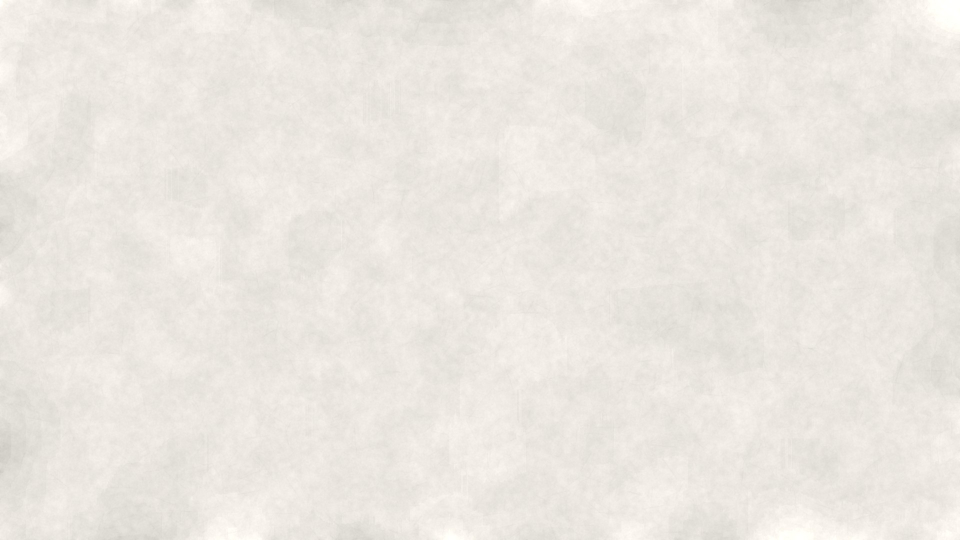
#> input picture assets/paper.jpg, 1920 x 1080 px, given in place of 0000.50.png, which was not available (shown at 1/2 size)
$ python make_evidence.py
#> lines starting #> are read from the running program, lines starting #| are printed output that depends on the picture
#!/usr/bin/env python3
"""Measures the stills `make_films.py`' films render to (in /tmp/fs-ev, see REPORT-finish-stack.md for the commands) and writes
the images and data tables of this folder. Every number in the tables is computed here from the pixels."""
import pathlib, sys
import numpy as np
from PIL import Image

OUT = pathlib.Path(__file__).resolve().parent
EV = pathlib.Path("/tmp/fs-ev")


def load(name):
#> called with name = 'add_grain'
    return np.asarray(Image.open(EV / name / "0000.50.png").convert("RGB")).astype(np.float64)


def save(name, a):
    Image.fromarray(np.clip(a, 0, 255).astype(np.uint8)).save(OUT / name)


# ---- Add Grain: the three presets over a clean ramp ---------------------------------------------------------------
clean = load("add_grain")
rows = []
spec = {"fine_35mm": (0.6, 1.2, 0.15, 0.8, 0.45), "coarse_16mm": (1.1, 2.2, 0.3, 0.9, 0.5), "vintage_8mm": (1.8, 3.5, 0.45, 1.0, 0.7)}
# panel 0 has no effect: the other panels' ramps are identical to it, so the difference is the grain and its rounding
def smooth(l, lo, hi):
    t = np.clip((l - lo) / (hi - lo), 0, 1)
    return t * t * (3 - 2 * t)

def tone(l, shadows, mids, highs):
    dark, light = 1 - smooth(l, 0, 0.5), smooth(l, 0.5, 1)
    return shadows * dark + mids * (1 - dark - light) + highs * light

lines = ["| preset | brightness | measured std (levels) | spec std (levels) | measured/spec | R-G correlation | spec 1 - saturation |", "|---|---|---|---|---|---|---|"]
for i, name in enumerate(["fine_35mm", "coarse_16mm", "vintage_8mm"], start=1):
    panel, base = load("add_grain")[:, i * 320:(i + 1) * 320], clean[:, 0:320]
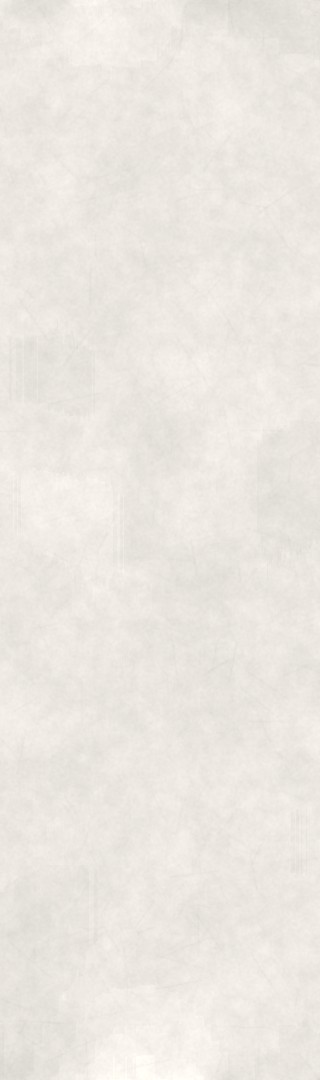
#> panel: shape (1080, 320, 3) float64; mean R, G, B 236, 231.3, 225.1
    diff = panel - base
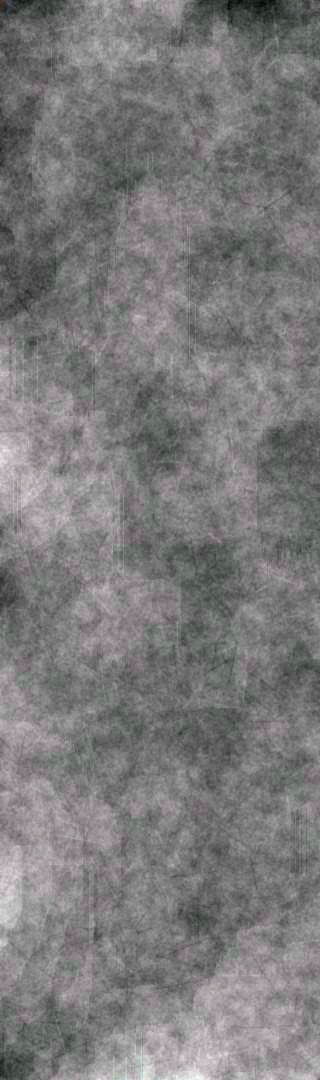
#> diff: shape (1080, 320, 3) float64; mean R, G, B 1.3, 1.1, 1.2; drawn with min black and max white
    intensity, size, soft, shadows, highs = spec[name]
    for level in (0.2, 0.5, 0.8):
        y = int(level * 720)
        band = diff[y - 6:y + 6]
        std = band[..., 1].std()
        l = base[y, 0, 1] / 255.0
        want = np.sqrt((intensity * 0.04 * 255 * tone(l, shadows, 1.0, highs)) ** 2 + 1 / 12)
        corr = np.corrcoef(band[..., 0].ravel(), band[..., 1].ravel())[0, 1]
        sat = {"fine_35mm": 0.15, "coarse_16mm": 0.3, "vintage_8mm": 0.45}[name]
        lines.append(f"| {name} | {l:.2f} | {std:.2f} | {want:.2f} | {std / want:.3f} | {corr:.3f} | {1 - sat:.2f} |")
#> this loop made 3 passes
#> (std, l, light in tone, want, corr) on passes 1 to 3: (4.48, 0.976, 0.994, 2.79, 0.993), (4.26, 0.847, 0.777, 3.52, 0.984), (5.4, 0.965, 0.986, 2.82, 0.982)
#> after the loop, lines = 5 items
(OUT / "add_grain-table.md").write_text("\n".join(lines) + "\n")
full = load("add_grain")
save("add_grain-presets.png", full)
crop = np.concatenate([np.kron(full[360:424, i * 320 + 128:i * 320 + 192], np.ones((4, 4, 1))) for i in range(4)], axis=1)
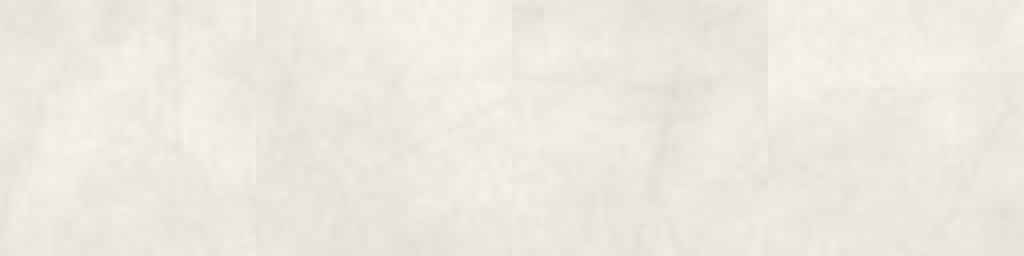
#> crop: shape (256, 1024, 3) float64; mean R, G, B 236.7, 231.9, 225.8
save("add_grain-zoom.png", crop)

# ---- Halation: lamps with and without the effect --------------------------------------------------------------------
plain, halated = load("lamps-plain"), load("film_halation")
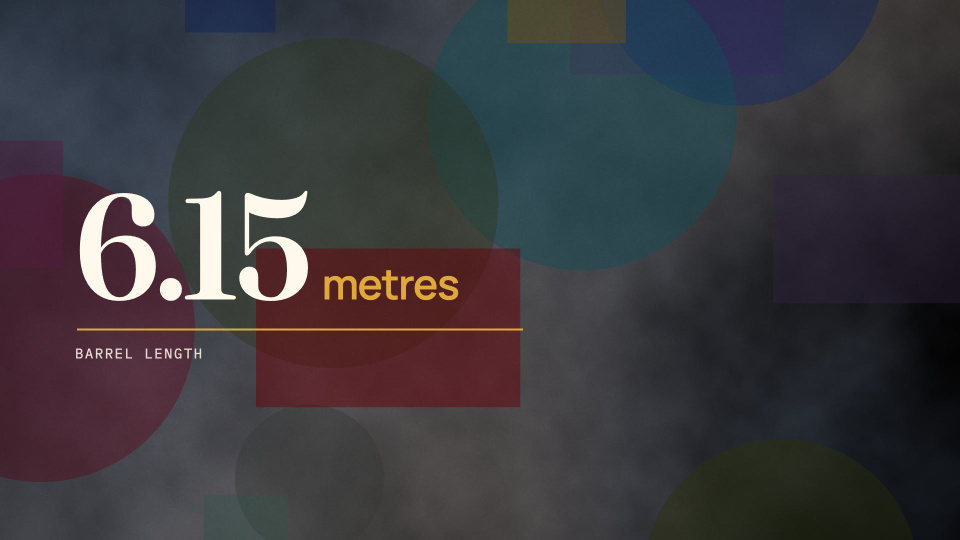
#> input picture bench/golden/s001.jpg, 1920 x 1080 px, given in place of 0000.50.png, which was not available (shown at 1/2 size)
save("halation-before-after.png", np.concatenate([plain[:, :], halated[:, :]], axis=0))
#> call 3 of save, with name = 'halation-before-after.png'
#> in save (call 3), `Image.fromarray(np.clip(a, 0, 255).astype(np.uint8)).save(OUT / name)`:
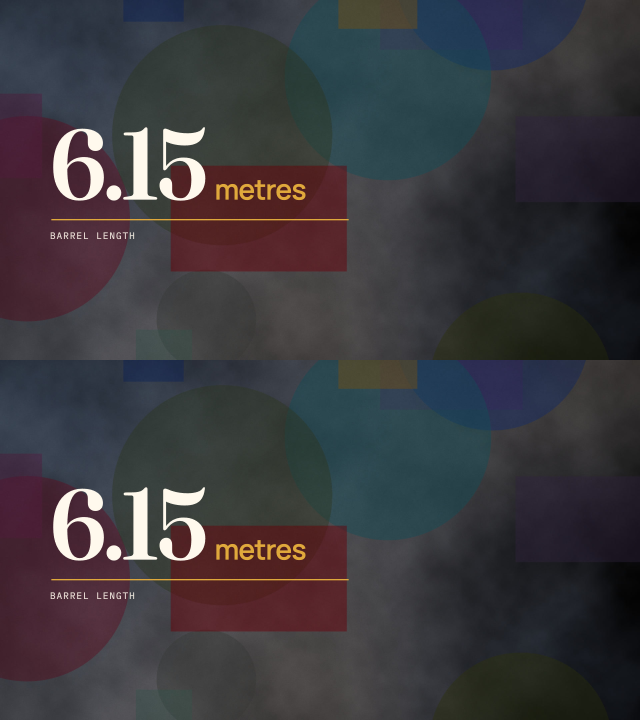
#> saved as halation-before-after.png: PIL image 1920x2160 RGB (shown at 1/3 size); mean R, G, B 59.4, 56.9, 61.4
lines = ["| measurement | value |", "|---|---|"]
col = halated[:, 280]  # straight up from the lamp's centre (the lamp's edge is at y = 290)
#> col = 1080 rows, first 8: [46, 54, 67], [46, 54, 67], [46, 54, 67], [46, 54, 67], [46, 54, 67], [46, 54, 67], [46, 54, 67], [46, 54, 67]
for label, y in [("10 px above the lamp", 280), ("40 px", 250), ("80 px", 210), ("160 px", 130)]:
    r, g, b = col[y]
    lines.append(f"| {label} (y={y}): R, G, B | {r:.0f}, {g:.0f}, {b:.0f} (plain frame: {plain[y, 280, 0]:.0f}, {plain[y, 280, 1]:.0f}, {plain[y, 280, 2]:.0f}) |")
#> this loop made 4 passes
#> (r, g, b) on passes 1 to 4: (55, 63, 76), (57, 66, 81), (53, 62, 77), (48, 56, 69)
#> after the loop, lines = 6 items
added = col[250] - plain[250, 280]
#> added = [0, 0, 0]
lines.append(f"| halo added at 40 px, R : G : B | {added[0]:.0f} : {added[1]:.0f} : {added[2]:.0f} = 1 : {added[1] / added[0]:.3f} : {added[2] / added[0]:.3f} (the tint 255 : 90 : 40 is 1 : 0.353 : 0.157) |")
lines.append(f"| 25 px above the grey #666666 disc (0.40 as a number, under the 0.6 threshold) | {halated[275, 1080].round(0).tolist()} against plain {plain[275, 1080].round(0).tolist()} |")
(OUT / "halation-table.md").write_text("\n".join(lines) + "\n")

# ---- Dither: the dark ramp, three roundings, amplified 16 times --------------------------------------------------------
lines = ["| rounding | distinct levels | distinct 16-column means | max step between 16-column means | max slab-mean error (levels) |", "|---|---|---|---|---|"]
shown = []
for kind in ["none", "ordered", "blue_noise"]:
#> (the run stopped early here; a loop or call above may not have finished)
